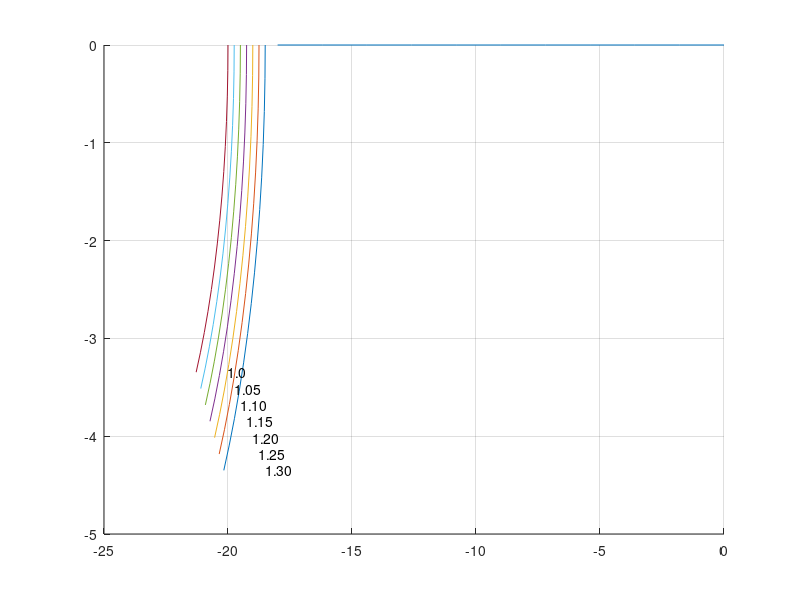

Reproduce this figure in MATLAB. (Note: this script raises an error after producing the figure.)
% This function constructs the receiving end power circle diagram
% for varying values of Vs from Vr up to 1.35 Vr.
%
% Copyright (C) 1998 by H. Saadat
function pwrcirc(ABCD)
global resp model par1 par2 linelngt freq
diary off
if exist('ABCD')~=1
A = input('Enter the complex line constant A = ');
B = input('Enter the complex line constant B = ');
C = input('Enter the complex line constant C = ');
D = A; ABCD=[A B; C D]; end
fprintf(' \n')
fprintf(' Receiving end power circle diagram \n')
fprintf(' ---------------------------------- \n')

Vrm = input('Enter receiving end line-line voltage kV = ');
ba = angle( ABCD(1,2) )- angle(ABCD(1,1));
delta = 0:3:42;
d = delta*pi/180;

Vsm = 1.35*Vrm;

h=figure;
hold on

for k = 1:7
Vsm = Vsm -.05*Vrm;
bd = angle(ABCD(1,2)) - d;
S1 = Vsm*Vrm/abs(ABCD(1,2)); S2 = abs(ABCD(1,1))*Vrm^2/abs(ABCD(1,2));
Pr = S1*cos(bd) - S2*cos(ba);
Qr = S1*sin(bd) - S2*sin(ba);
tx = max(Pr); ty = min(Qr);

  if k ==1
  pm = ceil(max(Pr));
  x = 0:.1*pm:pm; y = zeros(1,length(x));
  else end
plot(Pr, Qr)


if k == 1, text( tx, ty, '1.30'), else end
if k == 2, text( tx, ty, '1.25'), else end
if k == 3, text( tx, ty, '1.20'), else end
if k == 4, text( tx, ty, '1.15'), else end
if k == 5, text( tx, ty, '1.10'), else end
if k == 6, text( tx, ty, '1.05'), else end
if k == 7, text( tx, ty, '1.0'), else end

end

plot(x,y), grid
axis([0 pm -pm/2  pm/2]);
axis('square')
xlabel('P_r, MW'), ylabel('Q_r,  Mvar')
title('Power circle diagram  V_s: from V_r to 1.3V_r ')
hold off
pause
%axis('auto')
fprintf(' \n Hit return to continue \n')
pause
